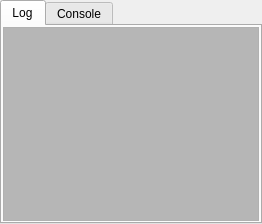
  <widget class="QDockWidget" name="dockWidget_6">
   <property name="features">
    <set>QDockWidget::NoDockWidgetFeatures</set>
   </property>
   <property name="windowTitle">
    <string>Info</string>
   </property>
   <attribute name="dockWidgetArea">
    <number>8</number>
   </attribute>
   <widget class="QWidget" name="dockWidgetContents_6">
    <layout class="QVBoxLayout" name="verticalLayout_5">
     <property name="spacing">
      <number>0</number>
     </property>
     <property name="margin">
      <number>0</number>
     </property>
     <item>
      <widget class="QTabWidget" name="tabWidget_3">
       <property name="currentIndex">
        <number>0</number>
       </property>
       <widget class="QWidget" name="tab_3">
        <attribute name="title">
         <string>Log</string>
        </attribute>
        <layout class="QVBoxLayout" name="verticalLayout_24">
         <property name="spacing">
          <number>1</number>
         </property>
         <property name="margin">
          <number>1</number>
         </property>
         <item>
          <widget class="QTextEdit" name="logWindow">
           <property name="minimumSize">
            <size>
             <width>0</width>
             <height>90</height>
            </size>
           </property>
           <property name="maximumSize">
            <size>
             <width>16777215</width>
             <height>16777215</height>
            </size>
           </property>
           <property name="palette">
            <palette>
             <active>
              <colorrole role="WindowText">
               <brush brushstyle="SolidPattern">
                <color alpha="255">
                 <red>0</red>
                 <green>0</green>
                 <blue>0</blue>
                </color>
               </brush>
              </colorrole>
              <colorrole role="Button">
               <brush brushstyle="SolidPattern">
                <color alpha="255">
                 <red>230</red>
                 <green>230</green>
                 <blue>230</blue>
                </color>
               </brush>
              </colorrole>
              <colorrole role="Light">
               <brush brushstyle="SolidPattern">
                <color alpha="255">
                 <red>223</red>
                 <green>223</green>
                 <blue>223</blue>
                </color>
               </brush>
              </colorrole>
              <colorrole role="Midlight">
               <brush brushstyle="SolidPattern">
                <color alpha="255">
                 <red>242</red>
                 <green>242</green>
                 <blue>242</blue>
                </color>
               </brush>
              </colorrole>
              <colorrole role="Dark">
               <brush brushstyle="SolidPattern">
                <color alpha="255">
                 <red>115</red>
                 <green>115</green>
                 <blue>115</blue>
                </color>
               </brush>
              </colorrole>
              <colorrole role="Mid">
               <brush brushstyle="SolidPattern">
                <color alpha="255">
                 <red>168</red>
                 <green>168</green>
                 <blue>168</blue>
                </color>
               </brush>
              </colorrole>
              <colorrole role="Text">
               <brush brushstyle="SolidPattern">
                <color alpha="255">
                 <red>0</red>
                 <green>0</green>
                 <blue>0</blue>
                </color>
               </brush>
              </colorrole>
              <colorrole role="BrightText">
               <brush brushstyle="SolidPattern">
                <color alpha="255">
                 <red>220</red>
                 <green>220</green>
                 <blue>220</blue>
                </color>
               </brush>
              </colorrole>
              <colorrole role="ButtonText">
               <brush brushstyle="SolidPattern">
                <color alpha="255">
                 <red>0</red>
                 <green>0</green>
                 <blue>0</blue>
                </color>
               </brush>
              </colorrole>
              <colorrole role="Base">
               <brush brushstyle="SolidPattern">
                <color alpha="255">
                 <red>182</red>
                 <green>182</green>
                 <blue>182</blue>
                </color>
               </brush>
              </colorrole>
              <colorrole role="Window">
               <brush brushstyle="SolidPattern">
                <color alpha="255">
                 <red>230</red>
                 <green>230</green>
                 <blue>230</blue>
                </color>
               </brush>
              </colorrole>
              <colorrole role="Shadow">
               <brush brushstyle="SolidPattern">
                <color alpha="255">
                 <red>0</red>
                 <green>0</green>
                 <blue>0</blue>
                </color>
               </brush>
              </colorrole>
              <colorrole role="HighlightedText">
               <brush brushstyle="SolidPattern">
                <color alpha="255">
                 <red>213</red>
                 <green>213</green>
                 <blue>213</blue>
                </color>
               </brush>
              </colorrole>
              <colorrole role="AlternateBase">
               <brush brushstyle="SolidPattern">
                <color alpha="255">
                 <red>242</red>
                 <green>242</green>
                 <blue>242</blue>
                </color>
               </brush>
              </colorrole>
              <colorrole role="NoRole">
               <brush brushstyle="SolidPattern">
                <color alpha="255">
                 <red>238</red>
                 <green>238</green>
                 <blue>238</blue>
                </color>
               </brush>
              </colorrole>
              <colorrole role="ToolTipBase">
               <brush brushstyle="SolidPattern">
                <color alpha="255">
                 <red>255</red>
                 <green>255</green>
                 <blue>220</blue>
                </color>
               </brush>
              </colorrole>
              <colorrole role="ToolTipText">
               <brush brushstyle="SolidPattern">
                <color alpha="255">
                 <red>0</red>
                 <green>0</green>
                 <blue>0</blue>
                </color>
               </brush>
              </colorrole>
             </active>
             <inactive>
              <colorrole role="WindowText">
               <brush brushstyle="SolidPattern">
                <color alpha="255">
                 <red>0</red>
                 <green>0</green>
                 <blue>0</blue>
                </color>
               </brush>
              </colorrole>
              <colorrole role="Button">
               <brush brushstyle="SolidPattern">
                <color alpha="255">
                 <red>230</red>
                 <green>230</green>
                 <blue>230</blue>
                </color>
               </brush>
              </colorrole>
              <colorrole role="Light">
               <brush brushstyle="SolidPattern">
                <color alpha="255">
                 <red>223</red>
                 <green>223</green>
                 <blue>223</blue>
                </color>
               </brush>
              </colorrole>
              <colorrole role="Midlight">
               <brush brushstyle="SolidPattern">
                <color alpha="255">
                 <red>242</red>
                 <green>242</green>
                 <blue>242</blue>
                </color>
               </brush>
              </colorrole>
              <colorrole role="Dark">
               <brush brushstyle="SolidPattern">
                <color alpha="255">
                 <red>115</red>
                 <green>115</green>
                 <blue>115</blue>
                </color>
               </brush>
              </colorrole>
              <colorrole role="Mid">
               <brush brushstyle="SolidPattern">
                <color alpha="255">
                 <red>168</red>
                 <green>168</green>
                 <blue>168</blue>
                </color>
               </brush>
              </colorrole>
              <colorrole role="Text">
               <brush brushstyle="SolidPattern">
                <color alpha="255">
                 <red>0</red>
                 <green>0</green>
                 <blue>0</blue>
                </color>
               </brush>
              </colorrole>
              <colorrole role="BrightText">
               <brush brushstyle="SolidPattern">
                <color alpha="255">
                 <red>220</red>
                 <green>220</green>
                 <blue>220</blue>
                </color>
               </brush>
              </colorrole>
              <colorrole role="ButtonText">
               <brush brushstyle="SolidPattern">
                <color alpha="255">
                 <red>0</red>
                 <green>0</green>
                 <blue>0</blue>
                </color>
               </brush>
              </colorrole>
              <colorrole role="Base">
               <brush brushstyle="SolidPattern">
                <color alpha="255">
                 <red>182</red>
                 <green>182</green>
                 <blue>182</blue>
                </color>
               </brush>
              </colorrole>
              <colorrole role="Window">
               <brush brushstyle="SolidPattern">
                <color alpha="255">
                 <red>230</red>
                 <green>230</green>
                 <blue>230</blue>
                </color>
               </brush>
              </colorrole>
              <colorrole role="Shadow">
               <brush brushstyle="SolidPattern">
                <color alpha="255">
                 <red>0</red>
                 <green>0</green>
                 <blue>0</blue>
                </color>
               </brush>
              </colorrole>
              <colorrole role="HighlightedText">
               <brush brushstyle="SolidPattern">
                <color alpha="255">
                 <red>213</red>
                 <green>213</green>
                 <blue>213</blue>
                </color>
               </brush>
              </colorrole>
              <colorrole role="AlternateBase">
               <brush brushstyle="SolidPattern">
                <color alpha="255">
                 <red>242</red>
                 <green>242</green>
                 <blue>242</blue>
                </color>
               </brush>
              </colorrole>
              <colorrole role="NoRole">
               <brush brushstyle="SolidPattern">
                <color alpha="255">
                 <red>238</red>
                 <green>238</green>
                 <blue>238</blue>
                </color>
               </brush>
              </colorrole>
              <colorrole role="ToolTipBase">
               <brush brushstyle="SolidPattern">
                <color alpha="255">
                 <red>255</red>
                 <green>255</green>
                 <blue>220</blue>
                </color>
               </brush>
              </colorrole>
              <colorrole role="ToolTipText">
               <brush brushstyle="SolidPattern">
                <color alpha="255">
                 <red>0</red>
                 <green>0</green>
                 <blue>0</blue>
                </color>
               </brush>
              </colorrole>
             </inactive>
             <disabled>
              <colorrole role="WindowText">
               <brush brushstyle="SolidPattern">
                <color alpha="255">
                 <red>115</red>
                 <green>115</green>
                 <blue>115</blue>
                </color>
               </brush>
              </colorrole>
              <colorrole role="Button">
               <brush brushstyle="SolidPattern">
                <color alpha="255">
                 <red>230</red>
                 <green>230</green>
                 <blue>230</blue>
                </color>
               </brush>
              </colorrole>
              <colorrole role="Light">
               <brush brushstyle="SolidPattern">
                <color alpha="255">
                 <red>223</red>
                 <green>223</green>
                 <blue>223</blue>
                </color>
               </brush>
              </colorrole>
              <colorrole role="Midlight">
               <brush brushstyle="SolidPattern">
                <color alpha="255">
                 <red>242</red>
                 <green>242</green>
                 <blue>242</blue>
                </color>
               </brush>
              </colorrole>
              <colorrole role="Dark">
               <brush brushstyle="SolidPattern">
                <color alpha="255">
                 <red>115</red>
                 <green>115</green>
                 <blue>115</blue>
                </color>
               </brush>
              </colorrole>
              <colorrole role="Mid">
               <brush brushstyle="SolidPattern">
                <color alpha="255">
                 <red>168</red>
                 <green>168</green>
                 <blue>168</blue>
                </color>
               </brush>
              </colorrole>
              <colorrole role="Text">
               <brush brushstyle="SolidPattern">
                <color alpha="255">
                 <red>115</red>
                 <green>115</green>
                 <blue>115</blue>
                </color>
               </brush>
              </colorrole>
              <colorrole role="BrightText">
               <brush brushstyle="SolidPattern">
                <color alpha="255">
                 <red>220</red>
                 <green>220</green>
                 <blue>220</blue>
                </color>
               </brush>
              </colorrole>
              <colorrole role="ButtonText">
               <brush brushstyle="SolidPattern">
                <color alpha="255">
                 <red>115</red>
                 <green>115</green>
                 <blue>115</blue>
                </color>
               </brush>
              </colorrole>
              <colorrole role="Base">
               <brush brushstyle="SolidPattern">
                <color alpha="255">
                 <red>230</red>
                 <green>230</green>
                 <blue>230</blue>
                </color>
               </brush>
              </colorrole>
              <colorrole role="Window">
               <brush brushstyle="SolidPattern">
                <color alpha="255">
                 <red>230</red>
                 <green>230</green>
                 <blue>230</blue>
                </color>
               </brush>
              </colorrole>
              <colorrole role="Shadow">
               <brush brushstyle="SolidPattern">
                <color alpha="255">
                 <red>0</red>
                 <green>0</green>
                 <blue>0</blue>
                </color>
               </brush>
              </colorrole>
              <colorrole role="HighlightedText">
               <brush brushstyle="SolidPattern">
                <color alpha="255">
                 <red>213</red>
                 <green>213</green>
                 <blue>213</blue>
                </color>
               </brush>
              </colorrole>
              <colorrole role="AlternateBase">
               <brush brushstyle="SolidPattern">
                <color alpha="255">
                 <red>230</red>
                 <green>230</green>
                 <blue>230</blue>
                </color>
               </brush>
              </colorrole>
              <colorrole role="NoRole">
               <brush brushstyle="SolidPattern">
                <color alpha="255">
                 <red>238</red>
                 <green>238</green>
                 <blue>238</blue>
                </color>
               </brush>
              </colorrole>
              <colorrole role="ToolTipBase">
               <brush brushstyle="SolidPattern">
                <color alpha="255">
                 <red>255</red>
                 <green>255</green>
                 <blue>220</blue>
                </color>
               </brush>
              </colorrole>
              <colorrole role="ToolTipText">
               <brush brushstyle="SolidPattern">
                <color alpha="255">
                 <red>0</red>
                 <green>0</green>
                 <blue>0</blue>
                </color>
               </brush>
              </colorrole>
             </disabled>
            </palette>
           </property>
           <property name="autoFillBackground">
            <bool>true</bool>
           </property>
           <property name="readOnly">
            <bool>true</bool>
           </property>
          </widget>
         </item>
        </layout>
       </widget>
       <widget class="QWidget" name="tab_7">
        <attribute name="title">
         <string>Console</string>
        </attribute>
        <layout class="QVBoxLayout" name="pyconsole_layout">
         <property name="spacing">
          <number>0</number>
         </property>
         <property name="margin">
          <number>0</number>
         </property>
         <item>
          <widget class="QFrame" name="frame_6">
           <property name="frameShape">
            <enum>QFrame::StyledPanel</enum>
           </property>
           <property name="frameShadow">
            <enum>QFrame::Raised</enum>
           </property>
          </widget>
         </item>
        </layout>
       </widget>
      </widget>
     </item>
    </layout>
   </widget>
  </widget>
